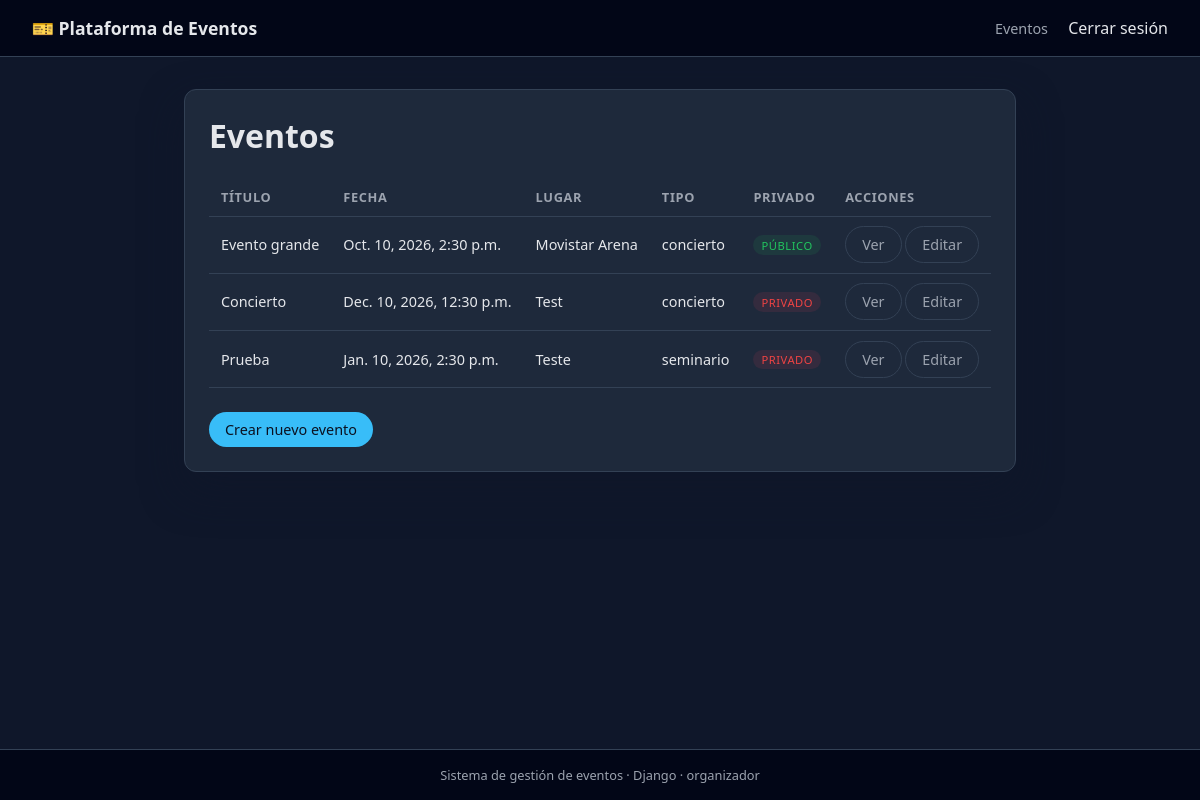
The app's page /eventos/ (signed in) with its own data.
### eventos/models.py (models this page shows, shortened)
class Evento(models.Model):
    TIPO_CHOICES = [
        ('conferencia', 'Conferencia'),
        ('concierto', 'Concierto'),
        ('seminario', 'Seminario'),
    ]
    titulo = models.CharField(max_length=200)
    descripcion = models.TextField()
    fecha = models.DateTimeField()
    lugar = models.CharField(max_length=200)
    tipo = models.CharField(max_length=50, choices=TIPO_CHOICES, blank=True)
    es_privado = models.BooleanField(default=False)
    organizador = models.ForeignKey(
        User,
        on_delete=models.CASCADE,
        related_name='eventos_organizados'
    )
    asistentes = models.ManyToManyField(
        User,
        related_name='eventos_asistidos',
        blank=True,
    )

### eventos/views.py (the view)
# urls.py: path('', EventoListaView.as_view(), name='lista_eventos'),
class EventoListaView(LoginRequiredMixin, ListView):
    model = Evento
    template_name = 'eventos/lista_eventos.html'
    context_object_name = 'eventos'
    def get_queryset(self):
        qs = Evento.objects.all()
        user = self.request.user
        if user.is_superuser:
            return qs
        return qs.filter(
            Q(es_privado=False) |
            Q(organizador=user) |
            Q(asistentes=user)
        ).distinct()

### eventos/templates/eventos/lista_eventos.html (shortened to what this page needs)
{% extends 'base.html' %}
{% block content %}
    <h1>Eventos</h1>
    {% if eventos %}
        <table class="table">
            <thead>
                <tr>
                    <th>Título</th>
                    <th>Fecha</th>
                    <th>Lugar</th>
                    <th>Tipo</th>
                    <th>Privado</th>
                    <th>Acciones</th>
                </tr>
            </thead>
            <tbody>
            {% for evento in eventos %}
                <tr>
                    <td>{{ evento.titulo }}</td>
                    <td>{{ evento.fecha }}</td>
                    <td>{{ evento.lugar }}</td>
                    <td>{{ evento.tipo }}</td>
                    <td>
                        {% if evento.es_privado %}
                            <span class="badge badge-privado">Privado</span>
                        {% else %}
                            <span class="badge badge-publico">Público</span>
                        {% endif %}
                    </td>
                    <td>
                        <a class="btn btn-secondary" href="{% url 'eventos:evento_detalle' evento.pk %}">Ver</a>
                        {% if perms.eventos.change_evento %}
                            <a class="btn btn-secondary" href="{% url 'eventos:evento_editar' evento.pk %}">Editar</a>
                        {% endif %}
                    </td>
                </tr>
            {% endfor %}
            </tbody>
        </table>
    {% else %}
        <p class="mt-2">No hay eventos registrados.</p>
    {% endif %}
    <div class="mt-3">
        <a class="btn" href="{% url 'eventos:evento_crear' %}">Crear nuevo evento</a>
    </div>
{% endblock %}

### templates/base.html (shortened to what this page needs)
{% load static %}
<!DOCTYPE html>
<html lang="es">
<head>
    <link rel="stylesheet" href="{% static 'css/estilos.css' %}">
</head>
<body>
<div class="layout">
    <header class="navbar">
        <div class="navbar-title">
            🎫 Plataforma de Eventos
        </div>
        <nav class="navbar-links">
            <a href="{% url 'eventos:lista_eventos' %}">Eventos</a>
            {% if user.is_authenticated %}
    <form method="post" action="{% url 'logout' %}" style="display:inline;">
        <button type="submit" class="btn-link-logout">Cerrar sesión</button>
    </form>
{% else %}
    <a href="{% url 'login' %}">Iniciar sesión</a>
{% endif %}
        </nav>
    </header>
    <main class="main-content">
        <div class="card">
            {% block content %}{% endblock %}
        </div>
    </main>
    <footer class="footer">
        Sistema de gestión de eventos · Django · {{ user.username|default:"Invitado" }}
    </footer>
</div>
</body>
</html>

### static/css/estilos.css (style rules this page uses)
:root { --bg: #0f172a; --bg-card: #1e293b; --accent: #38bdf8; --accent-soft: #0ea5e9; --text-main: #e5e7eb; --text-muted: #9ca3af; --danger: #ef4444; --success: #22c55e; --border-soft: #334155; }
* { box-sizing: border-box; }
body { margin: 0; font-family: system-ui, -apple-system, BlinkMacSystemFont, "Segoe UI", sans-serif; background-color: var(--bg); color: var(--text-main); }
a { color: var(--accent); text-decoration: none; }
.layout { min-height: 100vh; display: flex; flex-direction: column; }
.navbar { background: #020617; padding: 1rem 2rem; display: flex; justify-content: space-between; align-items: center; border-bottom: 1px solid var(--border-soft); }
.navbar-title { font-weight: 600; font-size: 1.1rem; }
.navbar-links a { margin-left: 1rem; font-size: 0.9rem; color: var(--text-muted); }
.main-content { max-width: 960px; margin: 2rem auto; padding: 0 1rem 2rem 1rem; flex: 1; }
.card { background: var(--bg-card); border-radius: 0.75rem; padding: 1.5rem; border: 1px solid var(--border-soft); box-shadow: 0 18px 40px rgba(15, 23, 42, 0.7); }
.card h1, .card h2 { margin-top: 0; }
.btn { display: inline-block; padding: 0.5rem 1rem; border-radius: 999px; border: none; cursor: pointer; font-size: 0.9rem; font-weight: 500; background: var(--accent); color: #0b1120; }
.btn-secondary { background: transparent; border: 1px solid var(--border-soft); color: var(--text-muted); }
.table { width: 100%; border-collapse: collapse; margin-top: 1rem; font-size: 0.9rem; }
.table th, .table td { padding: 0.6rem 0.75rem; text-align: left; border-bottom: 1px solid var(--border-soft); }
.table th { font-size: 0.8rem; text-transform: uppercase; letter-spacing: 0.05em; color: var(--text-muted); }
.badge { display: inline-block; padding: 0.15rem 0.5rem; border-radius: 999px; font-size: 0.7rem; text-transform: uppercase; letter-spacing: 0.05em; }
.badge-privado { background: rgba(244, 63, 94, 0.1); color: var(--danger); }
.badge-publico { background: rgba(34, 197, 94, 0.1); color: var(--success); }
.mt-3 { margin-top: 1.5rem; }
.footer { text-align: center; padding: 1rem 0; font-size: 0.8rem; color: var(--text-muted); border-top: 1px solid var(--border-soft); background: #020617; }
.btn-link-logout { background: none; border: none; padding: 0; margin: 0 0 0 1rem; font: inherit; color: inherit; cursor: pointer; text-decoration: none; }

### records on screen
Evento: titulo "Evento grande", fecha "Oct. 10, 2026, 2:30 p.m.", lugar "Movistar Arena", tipo "concierto", es_privado "PÚBLICO"
Evento: titulo "Concierto", fecha "Dec. 10, 2026, 12:30 p.m.", lugar "Test", tipo "concierto", es_privado "PRIVADO"
Evento: titulo "Prueba", fecha "Jan. 10, 2026, 2:30 p.m.", lugar "Teste", tipo "seminario", es_privado "PRIVADO"

### other values on screen
{{ user.username|default:"Invitado" }} "organizador"
